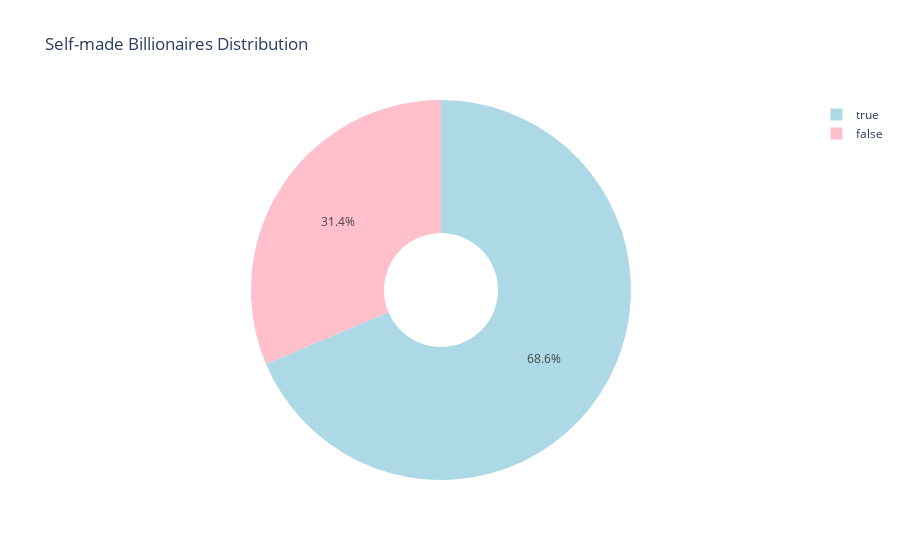

The notebook cell saved with this chart:
### Code cell
#{True: 'Self Made Billionaires', False: 'Inherited Wealth'}
self_made_counts = df['selfMade'].value_counts()

colors = ['lightblue', 'pink']
plt.figure(figsize=(12, 6))
# Create a pie chart
fig = px.pie(names=self_made_counts.index, values=self_made_counts.values, title='Self-made Billionaires Distribution',
             labels={'index': 'Self-made', 'values': 'Count'}, hole=0.3, color_discrete_sequence=colors)

fig.show()

### Figure 1 — Plotly figure (JSON) as saved in the notebook; plotly's stock layout.template omitted (floating-point values rounded to 4 significant figures)
{"data": [{"domain": {"x": [0, 1], "y": [0, 1]}, "hole": 0.3, "hovertemplate": "label=%{label}<br>Count=%{value}<extra></extra>", "labels": [true, false], "legendgroup": "", "name": "", "showlegend": true, "type": "pie", "values": [1812, 828]}], "layout": {"legend": {"tracegroupgap": 0}, "piecolorway": ["lightblue", "pink"], "title": {"text": "Self-made Billionaires Distribution"}}}
